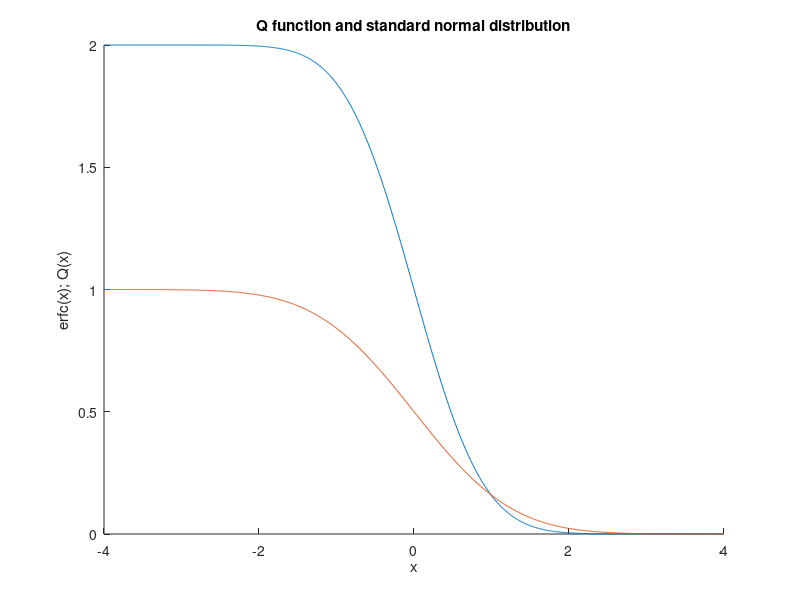

This figure's MATLAB source:
clf
clear all
pkg load signal

x = linspace(-4, 4, 1000);
val = -1.5;

erfc = erfc(x);
q = qfunc(x);


figure(1)
hold on;

plot(x, [erfc; q])

title('Q function and standard normal distribution');
%legend('Complementary error function', 'Q function')
xlabel('x');
ylabel('{erfc(x); Q(x)}');
